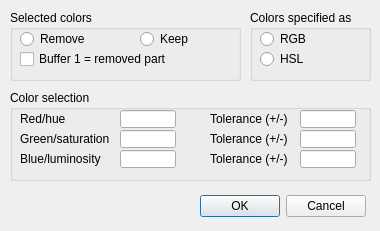
<?xml version="1.0" encoding="UTF-8"?>
<ui version="4.0">
 <class>CQDlgSimpleFilter_keepRemoveCols</class>
 <widget class="QDialog" name="CQDlgSimpleFilter_keepRemoveCols">
  <property name="geometry">
   <rect>
    <x>0</x>
    <y>0</y>
    <width>380</width>
    <height>231</height>
   </rect>
  </property>
  <property name="windowTitle">
   <string>Selective Colors</string>
  </property>
  <property name="locale">
   <locale language="English" country="UnitedStates"/>
  </property>
  <widget class="QDialogButtonBox" name="qqOkCancel">
   <property name="geometry">
    <rect>
     <x>15</x>
     <y>190</y>
     <width>351</width>
     <height>32</height>
    </rect>
   </property>
   <property name="standardButtons">
    <set>QDialogButtonBox::Cancel|QDialogButtonBox::Ok</set>
   </property>
  </widget>
  <widget class="QGroupBox" name="groupBox">
   <property name="geometry">
    <rect>
     <x>10</x>
     <y>10</y>
     <width>231</width>
     <height>71</height>
    </rect>
   </property>
   <property name="title">
    <string>Selected colors</string>
   </property>
   <property name="flat">
    <bool>false</bool>
   </property>
   <widget class="QRadioButton" name="qqRemove">
    <property name="geometry">
     <rect>
      <x>10</x>
      <y>20</y>
      <width>101</width>
      <height>18</height>
     </rect>
    </property>
    <property name="focusPolicy">
     <enum>Qt::StrongFocus</enum>
    </property>
    <property name="text">
     <string>Remove</string>
    </property>
    <property name="autoExclusive">
     <bool>false</bool>
    </property>
   </widget>
   <widget class="QRadioButton" name="qqKeep">
    <property name="geometry">
     <rect>
      <x>130</x>
      <y>20</y>
      <width>91</width>
      <height>18</height>
     </rect>
    </property>
    <property name="focusPolicy">
     <enum>Qt::StrongFocus</enum>
    </property>
    <property name="text">
     <string>Keep</string>
    </property>
    <property name="autoExclusive">
     <bool>false</bool>
    </property>
   </widget>
   <widget class="QCheckBox" name="qqBuffer1">
    <property name="geometry">
     <rect>
      <x>10</x>
      <y>40</y>
      <width>211</width>
      <height>18</height>
     </rect>
    </property>
    <property name="focusPolicy">
     <enum>Qt::StrongFocus</enum>
    </property>
    <property name="text">
     <string>Buffer 1 = removed part</string>
    </property>
   </widget>
  </widget>
  <widget class="QGroupBox" name="groupBox_2">
   <property name="geometry">
    <rect>
     <x>250</x>
     <y>10</y>
     <width>121</width>
     <height>71</height>
    </rect>
   </property>
   <property name="title">
    <string>Colors specified as</string>
   </property>
   <property name="flat">
    <bool>false</bool>
   </property>
   <widget class="QRadioButton" name="qqHsl">
    <property name="geometry">
     <rect>
      <x>10</x>
      <y>40</y>
      <width>82</width>
      <height>18</height>
     </rect>
    </property>
    <property name="focusPolicy">
     <enum>Qt::StrongFocus</enum>
    </property>
    <property name="text">
     <string>HSL</string>
    </property>
    <property name="autoExclusive">
     <bool>false</bool>
    </property>
   </widget>
   <widget class="QRadioButton" name="qqRgb">
    <property name="geometry">
     <rect>
      <x>10</x>
      <y>20</y>
      <width>82</width>
      <height>18</height>
     </rect>
    </property>
    <property name="focusPolicy">
     <enum>Qt::StrongFocus</enum>
    </property>
    <property name="text">
     <string>RGB</string>
    </property>
    <property name="autoExclusive">
     <bool>false</bool>
    </property>
   </widget>
  </widget>
  <widget class="QGroupBox" name="groupBox_3">
   <property name="geometry">
    <rect>
     <x>10</x>
     <y>90</y>
     <width>361</width>
     <height>91</height>
    </rect>
   </property>
   <property name="title">
    <string>Color selection</string>
   </property>
   <property name="flat">
    <bool>false</bool>
   </property>
   <widget class="QLabel" name="label">
    <property name="geometry">
     <rect>
      <x>10</x>
      <y>20</y>
      <width>101</width>
      <height>18</height>
     </rect>
    </property>
    <property name="text">
     <string>Red/hue</string>
    </property>
   </widget>
   <widget class="QLineEdit" name="qqRed">
    <property name="geometry">
     <rect>
      <x>110</x>
      <y>20</y>
      <width>56</width>
      <height>18</height>
     </rect>
    </property>
   </widget>
   <widget class="QLineEdit" name="qqGreen">
    <property name="geometry">
     <rect>
      <x>110</x>
      <y>40</y>
      <width>56</width>
      <height>18</height>
     </rect>
    </property>
   </widget>
   <widget class="QLabel" name="label_2">
    <property name="geometry">
     <rect>
      <x>10</x>
      <y>40</y>
      <width>101</width>
      <height>18</height>
     </rect>
    </property>
    <property name="text">
     <string>Green/saturation</string>
    </property>
   </widget>
   <widget class="QLabel" name="label_3">
    <property name="geometry">
     <rect>
      <x>10</x>
      <y>60</y>
      <width>101</width>
      <height>18</height>
     </rect>
    </property>
    <property name="text">
     <string>Blue/luminosity</string>
    </property>
   </widget>
   <widget class="QLineEdit" name="qqBlue">
    <property name="geometry">
     <rect>
      <x>110</x>
      <y>60</y>
      <width>56</width>
      <height>18</height>
     </rect>
    </property>
   </widget>
   <widget class="QLineEdit" name="qqRedTol">
    <property name="geometry">
     <rect>
      <x>290</x>
      <y>20</y>
      <width>56</width>
      <height>18</height>
     </rect>
    </property>
   </widget>
   <widget class="QLabel" name="label_4">
    <property name="geometry">
     <rect>
      <x>200</x>
      <y>20</y>
      <width>91</width>
      <height>18</height>
     </rect>
    </property>
    <property name="text">
     <string>Tolerance (+/-)</string>
    </property>
   </widget>
   <widget class="QLabel" name="label_5">
    <property name="geometry">
     <rect>
      <x>200</x>
      <y>40</y>
      <width>91</width>
      <height>18</height>
     </rect>
    </property>
    <property name="text">
     <string>Tolerance (+/-)</string>
    </property>
   </widget>
   <widget class="QLineEdit" name="qqGreenTol">
    <property name="geometry">
     <rect>
      <x>290</x>
      <y>40</y>
      <width>56</width>
      <height>18</height>
     </rect>
    </property>
   </widget>
   <widget class="QLabel" name="label_6">
    <property name="geometry">
     <rect>
      <x>200</x>
      <y>60</y>
      <width>91</width>
      <height>18</height>
     </rect>
    </property>
    <property name="text">
     <string>Tolerance (+/-)</string>
    </property>
   </widget>
   <widget class="QLineEdit" name="qqBlueTol">
    <property name="geometry">
     <rect>
      <x>290</x>
      <y>60</y>
      <width>56</width>
      <height>18</height>
     </rect>
    </property>
   </widget>
  </widget>
 </widget>
 <tabstops>
  <tabstop>qqRemove</tabstop>
  <tabstop>qqKeep</tabstop>
  <tabstop>qqBuffer1</tabstop>
  <tabstop>qqRgb</tabstop>
  <tabstop>qqHsl</tabstop>
  <tabstop>qqRed</tabstop>
  <tabstop>qqRedTol</tabstop>
  <tabstop>qqGreen</tabstop>
  <tabstop>qqGreenTol</tabstop>
  <tabstop>qqBlue</tabstop>
  <tabstop>qqBlueTol</tabstop>
  <tabstop>qqOkCancel</tabstop>
 </tabstops>
 <resources/>
 <connections/>
</ui>
